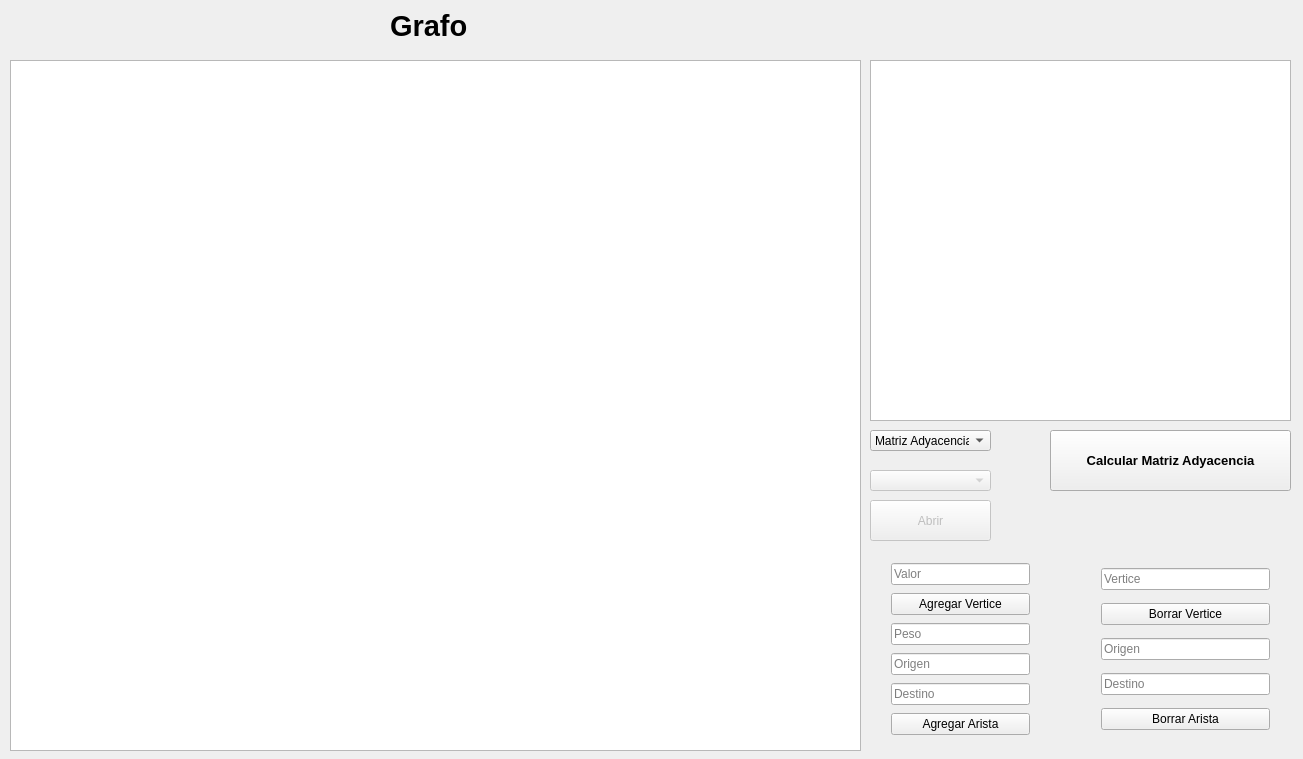
<?xml version="1.0" encoding="UTF-8"?>
<ui version="4.0">
 <class>Graficador</class>
 <widget class="QWidget" name="Graficador">
  <property name="geometry">
   <rect>
    <x>0</x>
    <y>0</y>
    <width>1303</width>
    <height>759</height>
   </rect>
  </property>
  <property name="windowTitle">
   <string>Graficador</string>
  </property>
  <widget class="QGraphicsView" name="GrafoView">
   <property name="geometry">
    <rect>
     <x>10</x>
     <y>60</y>
     <width>851</width>
     <height>691</height>
    </rect>
   </property>
  </widget>
  <widget class="QWidget" name="layoutWidget">
   <property name="geometry">
    <rect>
     <x>880</x>
     <y>550</y>
     <width>161</width>
     <height>201</height>
    </rect>
   </property>
   <layout class="QVBoxLayout" name="verticalLayout">
    <item>
     <widget class="QLineEdit" name="lineEditVerticeValor">
      <property name="placeholderText">
       <string>Valor</string>
      </property>
     </widget>
    </item>
    <item>
     <widget class="QPushButton" name="btnAgregarVertice">
      <property name="text">
       <string>Agregar Vertice</string>
      </property>
     </widget>
    </item>
    <item>
     <widget class="QLineEdit" name="lineEditPeso">
      <property name="placeholderText">
       <string>Peso</string>
      </property>
     </widget>
    </item>
    <item>
     <widget class="QLineEdit" name="lineEditOrigen">
      <property name="placeholderText">
       <string>Origen</string>
      </property>
     </widget>
    </item>
    <item>
     <widget class="QLineEdit" name="lineEditDestino">
      <property name="placeholderText">
       <string>Destino</string>
      </property>
     </widget>
    </item>
    <item>
     <widget class="QPushButton" name="btnAgregarArista">
      <property name="text">
       <string>Agregar Arista</string>
      </property>
     </widget>
    </item>
   </layout>
  </widget>
  <widget class="QLabel" name="label">
   <property name="geometry">
    <rect>
     <x>390</x>
     <y>0</y>
     <width>111</width>
     <height>51</height>
    </rect>
   </property>
   <property name="font">
    <font>
     <pointsize>22</pointsize>
     <weight>75</weight>
     <bold>true</bold>
    </font>
   </property>
   <property name="text">
    <string>Grafo</string>
   </property>
  </widget>
  <widget class="QGraphicsView" name="MatrizView">
   <property name="geometry">
    <rect>
     <x>870</x>
     <y>60</y>
     <width>421</width>
     <height>361</height>
    </rect>
   </property>
  </widget>
  <widget class="QWidget" name="layoutWidget">
   <property name="geometry">
    <rect>
     <x>1090</x>
     <y>550</y>
     <width>191</width>
     <height>201</height>
    </rect>
   </property>
   <layout class="QVBoxLayout" name="verticalLayout_2">
    <item>
     <widget class="QLineEdit" name="lineEditEliminarVertice">
      <property name="placeholderText">
       <string>Vertice</string>
      </property>
     </widget>
    </item>
    <item>
     <widget class="QPushButton" name="btnEliminarVertice">
      <property name="text">
       <string>Borrar Vertice</string>
      </property>
     </widget>
    </item>
    <item>
     <widget class="QLineEdit" name="lineEditEliminarAristaOrigen">
      <property name="placeholderText">
       <string>Origen</string>
      </property>
     </widget>
    </item>
    <item>
     <widget class="QLineEdit" name="lineEditEliminarAristaDestino">
      <property name="placeholderText">
       <string>Destino</string>
      </property>
     </widget>
    </item>
    <item>
     <widget class="QPushButton" name="btnEliminarArista">
      <property name="text">
       <string>Borrar Arista</string>
      </property>
     </widget>
    </item>
   </layout>
  </widget>
  <widget class="QPushButton" name="btnMatrizAdyacencia">
   <property name="geometry">
    <rect>
     <x>1050</x>
     <y>430</y>
     <width>241</width>
     <height>61</height>
    </rect>
   </property>
   <property name="font">
    <font>
     <pointsize>10</pointsize>
     <weight>75</weight>
     <bold>true</bold>
    </font>
   </property>
   <property name="text">
    <string>Calcular Matriz Adyacencia</string>
   </property>
  </widget>
  <widget class="QComboBox" name="cmbAlgoritmos">
   <property name="enabled">
    <bool>true</bool>
   </property>
   <property name="geometry">
    <rect>
     <x>870</x>
     <y>430</y>
     <width>121</width>
     <height>21</height>
    </rect>
   </property>
   <item>
    <property name="text">
     <string>Matriz Adyacencia</string>
    </property>
   </item>
   <item>
    <property name="text">
     <string>Floyd</string>
    </property>
   </item>
   <item>
    <property name="text">
     <string>Warshall</string>
    </property>
   </item>
   <item>
    <property name="text">
     <string>Dijkstra</string>
    </property>
   </item>
   <item>
    <property name="text">
     <string>Prim</string>
    </property>
   </item>
   <item>
    <property name="text">
     <string>Kruskal</string>
    </property>
   </item>
  </widget>
  <widget class="QComboBox" name="cmbOrigenes">
   <property name="enabled">
    <bool>false</bool>
   </property>
   <property name="geometry">
    <rect>
     <x>870</x>
     <y>470</y>
     <width>121</width>
     <height>21</height>
    </rect>
   </property>
  </widget>
  <widget class="QPushButton" name="btnVisualizador">
   <property name="enabled">
    <bool>false</bool>
   </property>
   <property name="geometry">
    <rect>
     <x>870</x>
     <y>500</y>
     <width>121</width>
     <height>41</height>
    </rect>
   </property>
   <property name="text">
    <string>Abrir</string>
   </property>
  </widget>
 </widget>
 <layoutdefault spacing="6" margin="11"/>
 <resources/>
 <connections/>
</ui>
